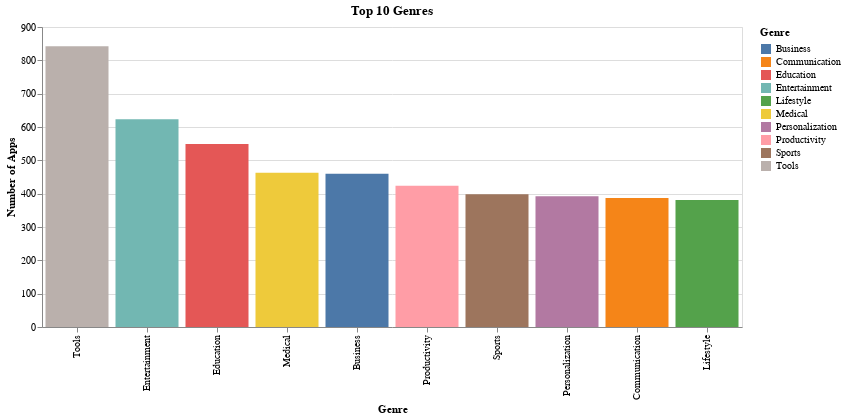

The notebook cell saved with this chart:
### Code cell
genre_counts = df['Genres'].value_counts().head(10).reset_index()
genre_counts.columns = ['Genre','Count']
#Bar Chart: Top 10 Genres
alt.Chart(genre_counts).mark_bar().encode(
    x=alt.X('Genre:N', sort='-y', title='Genre'),
    y=alt.Y('Count:Q', title='Number of Apps'),
    color='Genre:N',
    tooltip=['Genre', 'Count']
).properties(
    width=700,
    title='Top 10 Genres'
)

### Figure 1 — Vega-Lite specification as saved in the notebook (floating-point values rounded to 4 significant figures)
{"config": {"view": {"continuousWidth": 300, "continuousHeight": 300}}, "data": {"name": "data-4cb84ff59b58d1ed0150e2d316e323ad"}, "mark": {"type": "bar"}, "encoding": {"color": {"field": "Genre", "type": "nominal"}, "tooltip": [{"field": "Genre", "type": "nominal"}, {"field": "Count", "type": "quantitative"}], "x": {"field": "Genre", "sort": "-y", "title": "Genre", "type": "nominal"}, "y": {"field": "Count", "title": "Number of Apps", "type": "quantitative"}}, "title": "Top 10 Genres", "width": 700, "$schema": "https://vega.github.io/schema/vega-lite/v5.20.1.json", "datasets": {"data-4cb84ff59b58d1ed0150e2d316e323ad": [{"Genre": "Tools", "Count": 842}, {"Genre": "Entertainment", "Count": 623}, {"Genre": "Education", "Count": 549}, {"Genre": "Medical", "Count": 463}, {"Genre": "Business", "Count": 460}, {"Genre": "Productivity", "Count": 424}, {"Genre": "Sports", "Count": 398}, {"Genre": "Personalization", "Count": 392}, {"Genre": "Communication", "Count": 387}, {"Genre": "Lifestyle", "Count": 381}]}}
